Frame 1 (no input): blank canvas, image omitted
Frame 60 (no input): blank canvas, image omitted
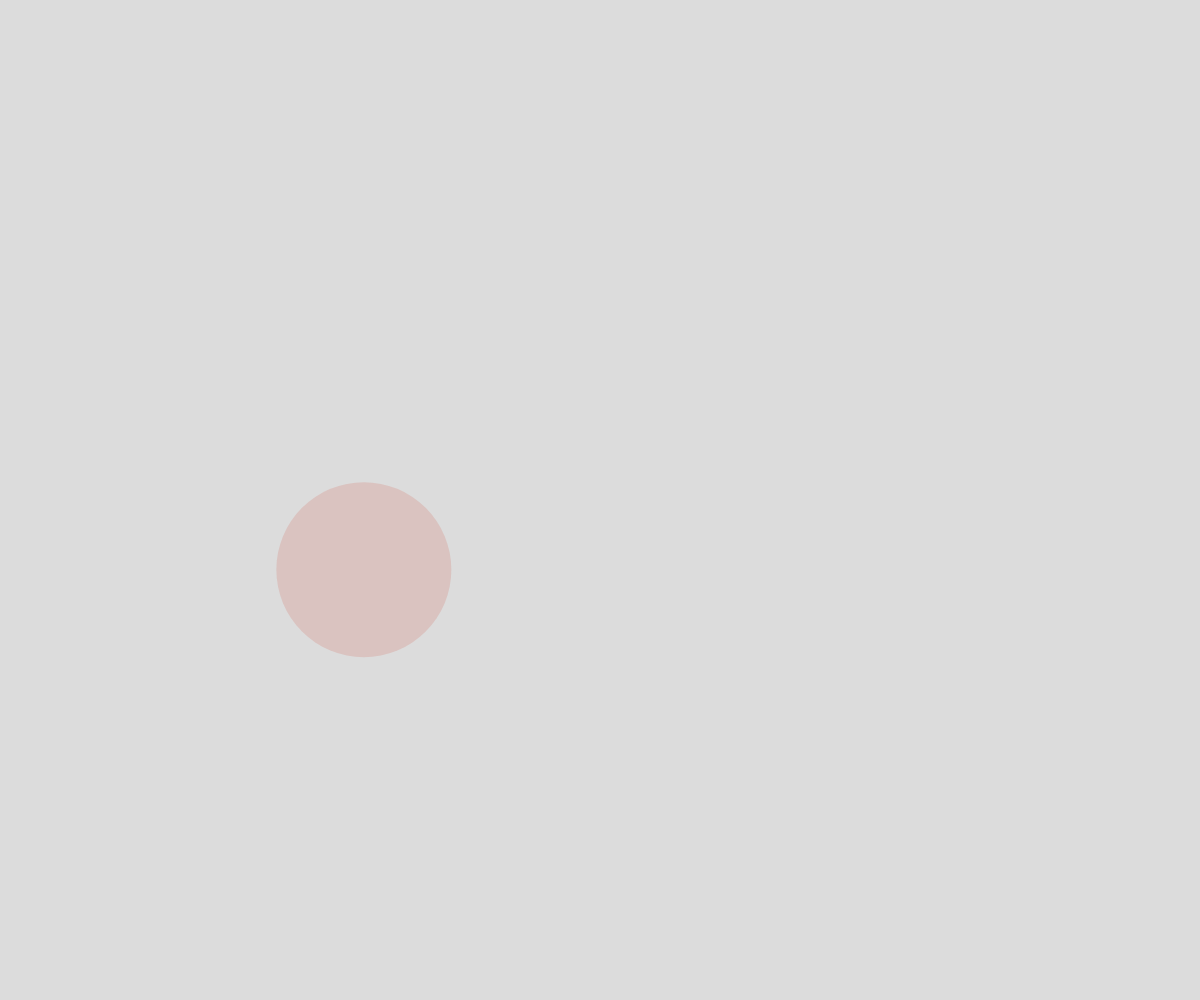
Frame 120 (the mouse pressed at the canvas centre since frame 60)

The p5.js sketch whose frames 1 and 60 were blank and that drew this single picture after the mouse press (run headless with seeded random() and noise() and a simulated clock; from frame 60 on, the mouse is pressed at the canvas centre):

// p5.js sketch
// ── sketch.js
//Perland noise demo

let allCircles = [];

function mousePressed(){
  let theBall = {
    x: random(width),
    y: random(height),
    radius: random(50, 100),
    time: random(5000),
    theColor: color(random(255), random(255), random(255), random(255)),
  };
  allCircles.push(theBall);
}

function setup() {
  createCanvas(windowWidth, windowHeight);
}

function draw() {
  background(220);
  noStroke();
  allCircles.forEach((element) =>{
    element.x = noise(element.time)* width;
    element.y = noise(element.time+5000)* height;
    
    //increase time along noise
    element.time += 0.01;

    fill(element.theColor);
    circle(element.x, element.y, element.radius*2);
  });
}
